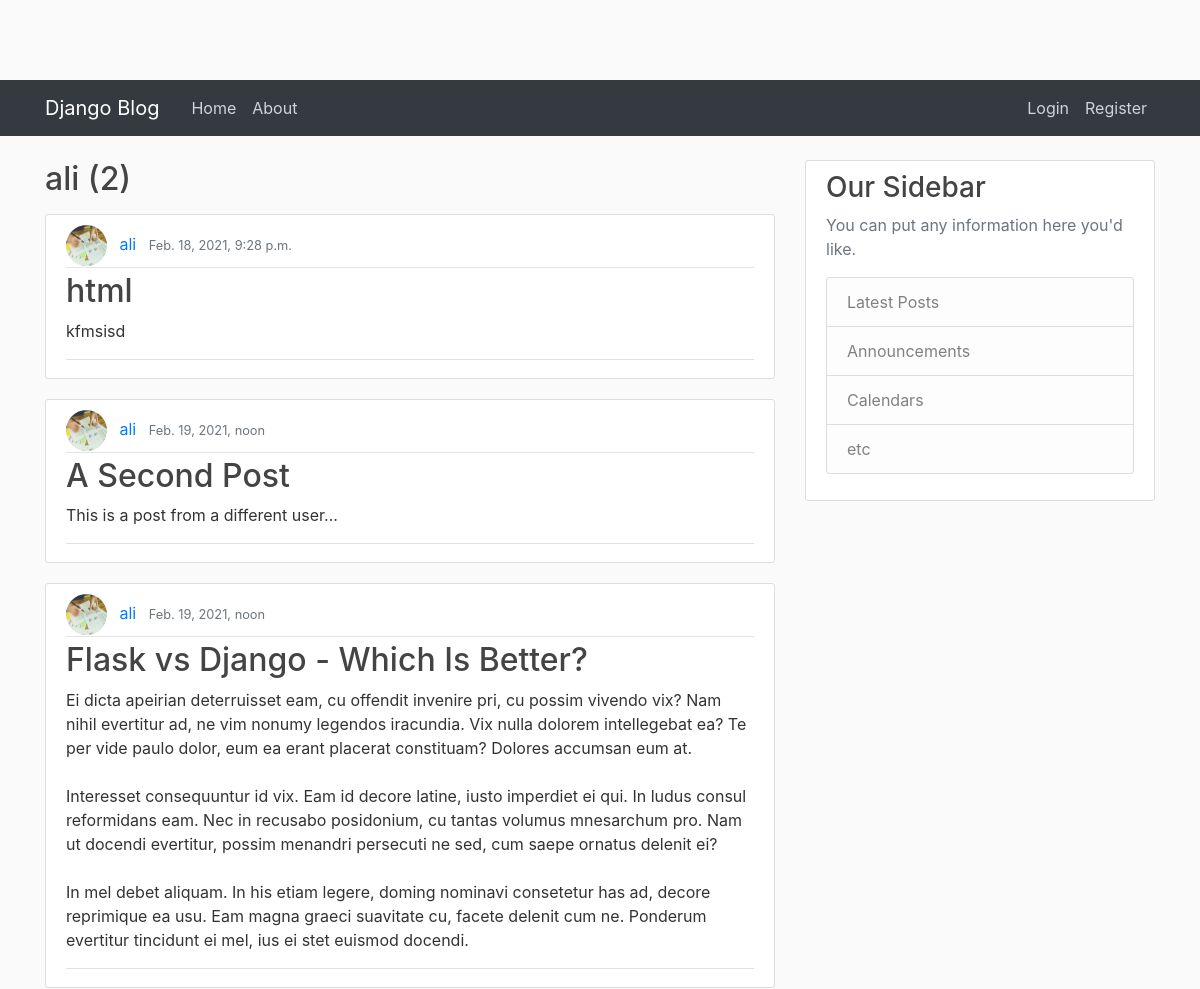
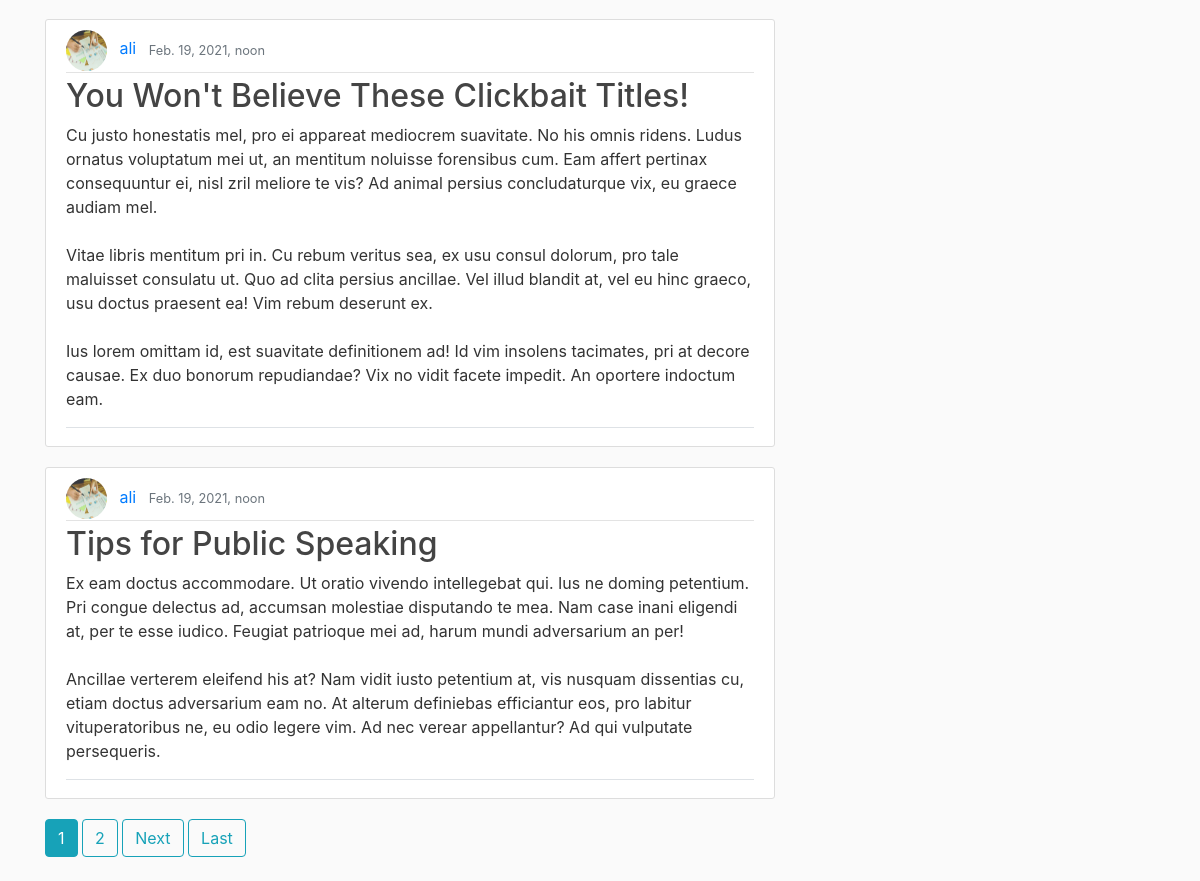
The page /ali/posts on the database its author committed (2 pictures, top to bottom).
### posts/models.py (models this page shows, shortened)
class Post(models.Model):
    title = models.CharField(max_length = 100)
    text = models.TextField()
    date_posted = models.DateTimeField(default = timezone.now)
    author = models.ForeignKey(User,on_delete=models.CASCADE)

### users/models.py (models this page shows, shortened)
class Profile(models.Model):
    img = models.ImageField(default='default.jpg', upload_to="user_image")
    user = models.OneToOneField(User,on_delete=models.CASCADE)

### posts/views.py (the view)
# urls.py: path('<str:username>/posts', PostAuthorListView.as_view() , name='author-posts'),
class PostAuthorListView(ListView):
    model = Post
    template_name = 'posts/author_posts.html'
    context_object_name = 'posts'
    ordering = ['-date_posted']
    paginate_by = 5
    def get_queryset(self):
        username = get_object_or_404(User, username=self.kwargs['username'])
        return Post.objects.filter(author__username=username)

### templates/posts/author_posts.html (shortened to what this page needs)
{% extends "posts/base.html" %} {% block content %}
<h2 class="mb-3">{{view.kwargs.username}} ({{page_obj.paginator.num_pages}})</h2>
{% for post in posts %}
<article class="media content-section">
    <div class="media-body border-bottom mb-2">
        <div class="article-metadata">
            <img class="rounded-circle" style="width: 41px;
            height: 41px;margin-right: 8px;" src="{{ post.author.profile.img.url }}">
            <a class="mr-2" href="#">{{ post.author }}</a>
            <small class="text-muted">{{ post.date_posted }}</small>
        </div>
        <h2><a class="article-title" href="{% url 'post-detail' post.id %}">{{ post.title }}</a></h2>
        <p class="article-content">{{ post.text }}</p>
    </div>
</article>
{% endfor %}
{% if is_paginated %}
      {% for num in page_obj.paginator.page_range %}
        {% if page_obj.number == num %}
          <a class="btn btn-info mb-4" href="?page={{ num }}">{{ num }}</a>
        {% elif num > page_obj.number|add:'-3' and num < page_obj.number|add:'3' %}
          <a class="btn btn-outline-info mb-4" href="?page={{ num }}">{{ num }}</a>
        {% endif %}
      {% endfor %}
      {% if page_obj.has_next %}
        <a class="btn btn-outline-info mb-4" href="?page={{ page_obj.next_page_number }}">Next</a>
        <a class="btn btn-outline-info mb-4" href="?page={{ page_obj.paginator.num_pages }}">Last</a>
      {% endif %}
{% endif %}
{% endblock %}

### static/blog/main.css (style rules this page uses)
body { background: #fafafa; color: #333333; margin-top: 5rem; }
h1, h2, h3, h4, h5, h6 { color: #444444; }
.content-section { background: #ffffff; padding: 10px 20px; border: 1px solid #dddddd; border-radius: 3px; margin-bottom: 20px; }
.article-title { color: #444444; }
.article-content { white-space: pre-line; }
.article-metadata { padding-bottom: 1px; margin-bottom: 4px; border-bottom: 1px solid #e3e3e3 }

### rows shown on the page
Post: author.profile.img (placeholder picture), author "ali", date_posted "Feb. 18, 2021, 9:28 p.m.", title "html", text "kfmsisd"
Post: author.profile.img (placeholder picture), author "ali", date_posted "Feb. 19, 2021, noon", title "A Second Post", text "This is a post from a different user..."
Post: author.profile.img (placeholder picture), author "ali", date_posted "Feb. 19, 2021, noon", title "Flask vs Django - Which Is Better?", text "Ei dicta apeirian deterruisset eam, cu offendit invenire pri, cu possim vivendo vix? Nam nihil evertitur ad, ne vim nonumy legendos iracundia. Vix nulla dolorem intellegebat ea? Te per vide paulo dolor, eum ea erant placerat constituam? Dolores accumsan eum at. Interesset consequuntur id vix. Eam id decore latine, iusto imperdiet ei qui. In ludus consul reformidans eam. Nec in recusabo posidonium, cu tantas volumus mnesarchum pro. Nam ut docendi evertitur, possim menandri persecuti ne sed, cum saepe ornatus delenit ei? In mel debet aliquam. In his etiam legere, doming nominavi consetetur has ad, decore reprimique ea usu. Eam magna graeci suavitate cu, facete delenit cum ne. Ponderum…"
Post: author.profile.img (placeholder picture), author "ali", date_posted "Feb. 19, 2021, noon", title "You Won't Believe These Clickbait Titles!", text "Cu justo honestatis mel, pro ei appareat mediocrem suavitate. No his omnis ridens. Ludus ornatus voluptatum mei ut, an mentitum noluisse forensibus cum. Eam affert pertinax consequuntur ei, nisl zril meliore te vis? Ad animal persius concludaturque vix, eu graece audiam mel. Vitae libris mentitum pri in. Cu rebum veritus sea, ex usu consul dolorum, pro tale maluisset consulatu ut. Quo ad clita persius ancillae. Vel illud blandit at, vel eu hinc graeco, usu doctus praesent ea! Vim rebum deserunt ex. Ius lorem omittam id, est suavitate definitionem ad! Id vim insolens tacimates, pri at decore causae. Ex duo bonorum repudiandae? Vix no vidit facete impedit. An oportere indoctum eam."
Post: author.profile.img (placeholder picture), author "ali", date_posted "Feb. 19, 2021, noon", title "Tips for Public Speaking", text "Ex eam doctus accommodare. Ut oratio vivendo intellegebat qui. Ius ne doming petentium. Pri congue delectus ad, accumsan molestiae disputando te mea. Nam case inani eligendi at, per te esse iudico. Feugiat patrioque mei ad, harum mundi adversarium an per! Ancillae verterem eleifend his at? Nam vidit iusto petentium at, vis nusquam dissentias cu, etiam doctus adversarium eam no. At alterum definiebas efficiantur eos, pro labitur vituperatoribus ne, eu odio legere vim. Ad nec verear appellantur? Ad qui vulputate persequeris."

### other values the page prints
{{ view.kwargs.username }} "ali"
{{ page_obj.paginator.num_pages }} "2"
{{ num }} "1"
{{ num }} "2"
